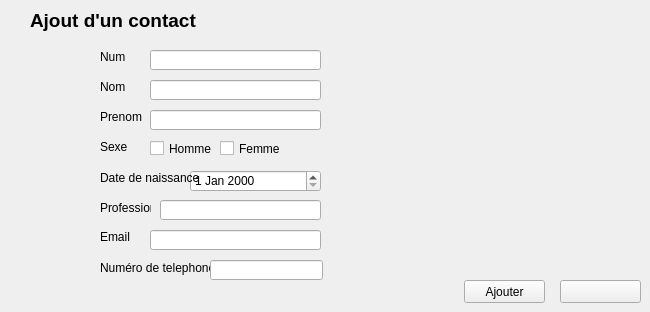
      <widget class="QWidget" name="tab_7">
       <attribute name="title">
        <string>Ajouter un contact</string>
       </attribute>
       <widget class="QLabel" name="label_18">
        <property name="geometry">
         <rect>
          <x>100</x>
          <y>230</y>
          <width>47</width>
          <height>13</height>
         </rect>
        </property>
        <property name="text">
         <string>Email</string>
        </property>
       </widget>
       <widget class="QLabel" name="label_19">
        <property name="geometry">
         <rect>
          <x>100</x>
          <y>260</y>
          <width>111</width>
          <height>16</height>
         </rect>
        </property>
        <property name="text">
         <string>Numéro de telephone</string>
        </property>
       </widget>
       <widget class="QDateEdit" name="dateEdit_4">
        <property name="geometry">
         <rect>
          <x>190</x>
          <y>170</y>
          <width>131</width>
          <height>22</height>
         </rect>
        </property>
       </widget>
       <widget class="QLineEdit" name="lineEdit_7">
        <property name="geometry">
         <rect>
          <x>160</x>
          <y>200</y>
          <width>161</width>
          <height>20</height>
         </rect>
        </property>
        <property name="styleSheet">
         <string notr="true">background-image: url(:/img/img);</string>
        </property>
       </widget>
       <widget class="QLabel" name="label_17">
        <property name="geometry">
         <rect>
          <x>100</x>
          <y>200</y>
          <width>51</width>
          <height>16</height>
         </rect>
        </property>
        <property name="text">
         <string>Profession</string>
        </property>
       </widget>
       <widget class="QLabel" name="label_32">
        <property name="geometry">
         <rect>
          <x>100</x>
          <y>140</y>
          <width>47</width>
          <height>13</height>
         </rect>
        </property>
        <property name="text">
         <string>Sexe</string>
        </property>
       </widget>
       <widget class="QLineEdit" name="lineEdit_4">
        <property name="geometry">
         <rect>
          <x>150</x>
          <y>80</y>
          <width>171</width>
          <height>20</height>
         </rect>
        </property>
        <property name="styleSheet">
         <string notr="true">background-image: url(:/img/img);</string>
        </property>
       </widget>
       <widget class="QPushButton" name="pushButton_21">
        <property name="geometry">
         <rect>
          <x>464</x>
          <y>280</y>
          <width>81</width>
          <height>23</height>
         </rect>
        </property>
        <property name="styleSheet">
         <string notr="true">background-image: url(:/img/Ressources/ajouter.png);</string>
        </property>
        <property name="text">
         <string>Ajouter</string>
        </property>
       </widget>
       <widget class="QLabel" name="label_13">
        <property name="geometry">
         <rect>
          <x>30</x>
          <y>0</y>
          <width>191</width>
          <height>41</height>
         </rect>
        </property>
        <property name="font">
         <font>
          <pointsize>14</pointsize>
          <weight>75</weight>
          <bold>true</bold>
         </font>
        </property>
        <property name="text">
         <string>Ajout d'un contact</string>
        </property>
       </widget>
       <widget class="QCheckBox" name="checkBox">
        <property name="geometry">
         <rect>
          <x>150</x>
          <y>140</y>
          <width>70</width>
          <height>17</height>
         </rect>
        </property>
        <property name="text">
         <string>Homme</string>
        </property>
       </widget>
       <widget class="QLineEdit" name="lineEdit_9">
        <property name="geometry">
         <rect>
          <x>210</x>
          <y>260</y>
          <width>113</width>
          <height>20</height>
         </rect>
        </property>
        <property name="styleSheet">
         <string notr="true">background-image: url(:/img/img);</string>
        </property>
       </widget>
       <widget class="QLineEdit" name="lineEdit_8">
        <property name="geometry">
         <rect>
          <x>150</x>
          <y>230</y>
          <width>171</width>
          <height>20</height>
         </rect>
        </property>
        <property name="styleSheet">
         <string notr="true">background-image: url(:/img/img);</string>
        </property>
       </widget>
       <widget class="QLineEdit" name="lineEdit_5">
        <property name="geometry">
         <rect>
          <x>150</x>
          <y>110</y>
          <width>171</width>
          <height>20</height>
         </rect>
        </property>
        <property name="styleSheet">
         <string notr="true">background-image: url(:/img/img);</string>
        </property>
       </widget>
       <widget class="QLabel" name="label_15">
        <property name="geometry">
         <rect>
          <x>100</x>
          <y>110</y>
          <width>47</width>
          <height>13</height>
         </rect>
        </property>
        <property name="text">
         <string>Prenom</string>
        </property>
       </widget>
       <widget class="QCheckBox" name="checkBox_2">
        <property name="geometry">
         <rect>
          <x>220</x>
          <y>140</y>
          <width>70</width>
          <height>17</height>
         </rect>
        </property>
        <property name="text">
         <string>Femme</string>
        </property>
       </widget>
       <widget class="QLabel" name="label_14">
        <property name="geometry">
         <rect>
          <x>100</x>
          <y>80</y>
          <width>47</width>
          <height>13</height>
         </rect>
        </property>
        <property name="text">
         <string>Nom</string>
        </property>
       </widget>
       <widget class="QLabel" name="label_16">
        <property name="geometry">
         <rect>
          <x>100</x>
          <y>170</y>
          <width>101</width>
          <height>16</height>
         </rect>
        </property>
        <property name="text">
         <string>Date de naissance</string>
        </property>
       </widget>
       <widget class="QPushButton" name="pushButton_22">
        <property name="geometry">
         <rect>
          <x>560</x>
          <y>280</y>
          <width>81</width>
          <height>23</height>
         </rect>
        </property>
        <property name="styleSheet">
         <string notr="true">background-image: url(:/img/Ressources/fermer.png);</string>
        </property>
        <property name="text">
         <string/>
        </property>
       </widget>
       <widget class="QLineEdit" name="lineEdit_2">
        <property name="geometry">
         <rect>
          <x>150</x>
          <y>50</y>
          <width>171</width>
          <height>20</height>
         </rect>
        </property>
        <property name="styleSheet">
         <string notr="true">background-image: url(:/img/img);</string>
        </property>
       </widget>
       <widget class="QLabel" name="label_3">
        <property name="geometry">
         <rect>
          <x>100</x>
          <y>50</y>
          <width>47</width>
          <height>13</height>
         </rect>
        </property>
        <property name="text">
         <string>Num</string>
        </property>
       </widget>
      </widget>
